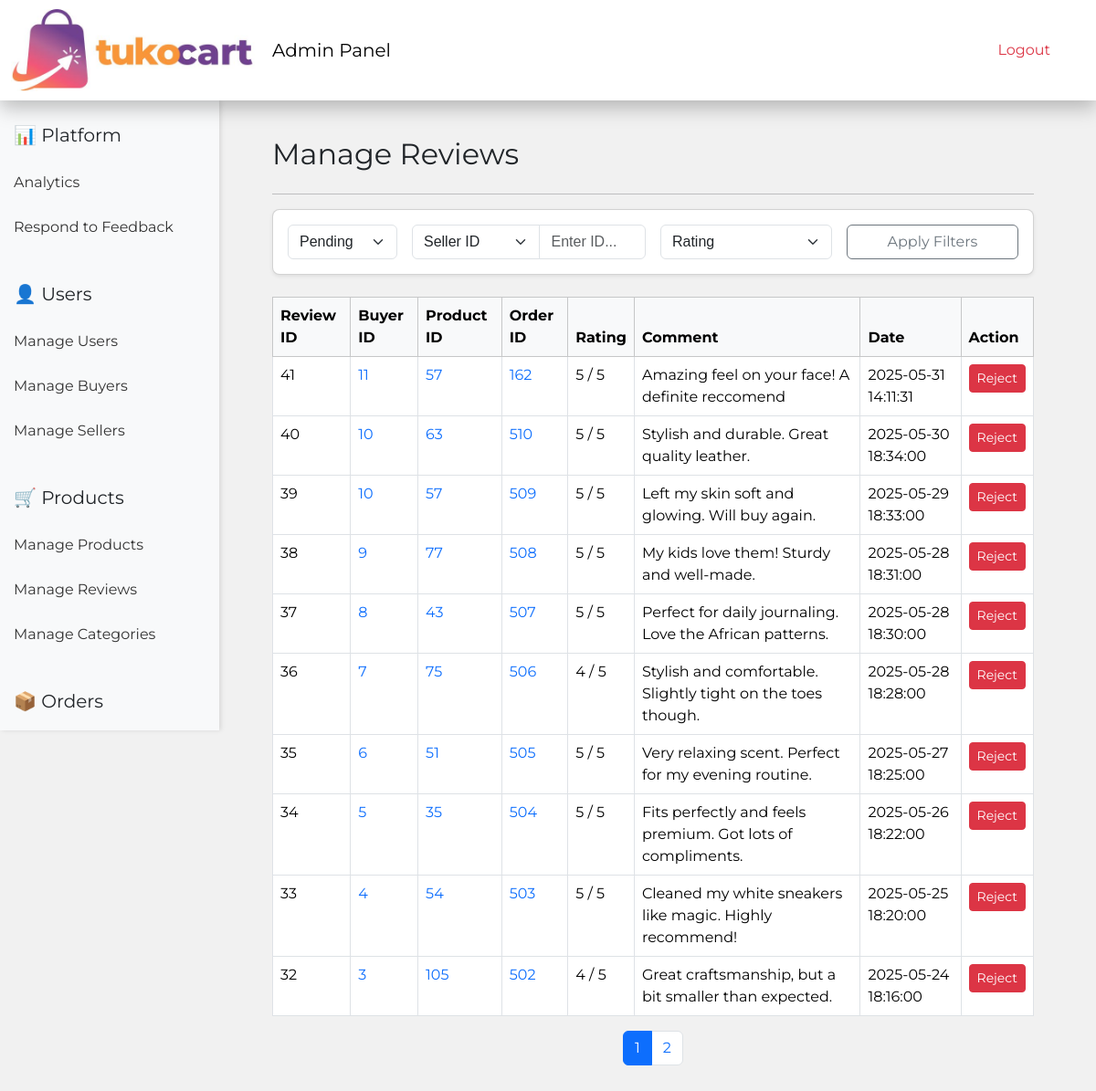
The page /pages/admin/manage_reviews.php (signed in) on the database its author committed.
### tables this page shows
CREATE TABLE `reviews` (
  `reviewID` int(11) NOT NULL,
  `buyerID` int(11) NOT NULL,
  `productID` int(11) NOT NULL,
  `orderID` int(11) NOT NULL,
  `rating` int(11) NOT NULL,
  `rComment` text NOT NULL,
  `reviewDate` datetime NOT NULL,
  `rStatus` enum('pending','accepted','rejected') NOT NULL DEFAULT 'pending'
);

### pages/admin/manage_reviews.php (the view, shortened to what this page needs)
<?php
include '../db.php';
$page = isset($_GET['page']) && is_numeric($_GET['page']) ? (int) $_GET['page'] : 1;
$limit = 10;
$offset = ($page - 1) * $limit;
$whereClauses = [];
$params = [];
$types = '';
$whereSQL = $whereClauses ? 'WHERE ' . implode(' AND ', $whereClauses) : '';
$countSQL = "SELECT COUNT(*) as total FROM reviews $whereSQL";
$countStmt = $conn->prepare($countSQL);
$countStmt->execute();
$countResult = $countStmt->get_result();
$totalRows = $countResult->fetch_assoc()['total'];
$totalPages = ceil($totalRows / $limit);
$sql = "SELECT * FROM reviews $whereSQL ORDER BY reviewDate DESC LIMIT ? OFFSET ?";
$stmt = $conn->prepare($sql);
$fullTypes = $types . 'ii';
$fullParams = [...$params, $limit, $offset];
$stmt->bind_param($fullTypes, ...$fullParams);
$stmt->execute();
$result = $stmt->get_result();
?>
<!DOCTYPE html>
<html lang="en">
<head>
    <link rel="stylesheet" href="https://cdn.jsdelivr.net/npm/bootstrap@5.3.5/dist/css/bootstrap.min.css">
    <link rel="stylesheet" href="../assets/css/theme.css">
    <link rel="stylesheet" href="../assets/css/styleaccount.css">
</head>
<body>
    <?php include 'admin_nav.php'; ?>
    <div class="d-flex">
        <?php include 'sidebar.php'; ?>
        <div class="content-wrapper">
            <div id="dynamic-content" class="mt-4">
                <div class="container mt-4">
                    <h3 class="mb-4">Manage Reviews</h3>
                    <hr>
                    <div class="card p-3 mb-4 shadow-sm rounded-3">
                        <form method="GET" class="">
                            <div class="row g-3 align-items-end">
                                <div class="col-md-2">
                                    <?php $currentStatus = $_GET['rStatus'] ?? 'pending'; ?>
                                    <select id="rStatus" name="rStatus" class="form-select"
                                        onchange="this.form.submit()">
                                        <option value="pending" <?= ($currentStatus === 'pending') ? 'selected' : '' ?>>
                                            Pending</option>
                                    </select>
                                </div>
                                <div class="col-md-4">
                                    <div class="input-group">
                                        <select name="searchType" id="searchType" class="form-select">
                                            <option value="sellerID">Seller ID</option>
                                        </select>
                                        <input type="text" name="searchValue" id="searchValue" class="form-control"
                                            placeholder="Enter ID...">
                                    </div>
                                </div>
                                <div class="col-md-3">
                                    <select name="rating" class="form-select">
                                        <option value="">Rating</option>
                                    </select>
                                </div>
                                <div class="col-md-3 d-flex align-items-end">
                                    <button type="submit" class="btn btn-outline-secondary w-100">Apply Filters</button>
                                </div>
                            </div>
                        </form>
                    </div>
                    <table class="table table-bordered table-hover mt-3">
                        <thead class="table-light">
                            <tr>
                                <th>Review ID</th>
                                <th>Buyer ID</th>
                                <th>Product ID</th>
                                <th>Order ID</th>
                                <th>Rating</th>
                                <th>Comment</th>
                                <th>Date</th>
                                <th>Action</th>
                            </tr>
                        </thead>
                        <tbody>
                            <?php while ($row = $result->fetch_assoc()) { ?>
                                <tr>
                                    <td><?= $row['reviewID'] ?></td>
                                    <td>
                                        <a href="manage_buyers.php?buyerID=<?= $row['buyerID'] ?>">
                                            <?= $row['buyerID'] ?>
                                        </a>
                                    </td>
                                    <td>
                                        <a href="manage_products.php?productID=<?= $row['productID'] ?>">
                                            <?= $row['productID'] ?>
                                        </a>
                                    </td>
                                    <td>
                                        <a href="manage_orders.php?orderID=<?= $row['orderID'] ?>">
                                            <?= $row['orderID'] ?>
                                        </a>
                                    </td>
                                    <td><?= $row['rating'] ?> / 5</td>
                                    <td><?= htmlspecialchars($row['rComment']) ?></td>
                                    <td><?= $row['reviewDate'] ?></td>
                                    <td>
                                        <?php if ($row['rStatus'] === 'pending') { ?>
                                            <form method="POST" action="manage_reviews.php" style="display:inline;">
                                                <input type="hidden" name="reviewID" value="<?= $row['reviewID'] ?>">
                                                <button class="btn btn-success btn-sm" name="action" value="accepted"
                                                    onclick="return confirm('Are you sure you want to accept this review?');">Accept</button>
                                            </form>
                                            <form method="POST" action="manage_reviews.php" style="display:inline;">
                                                <input type="hidden" name="reviewID" value="<?= $row['reviewID'] ?>">
                                                <button class="btn btn-danger btn-sm" name="action" value="rejected">Reject</button>
                                            </form>
                                        <?php } elseif ($row['rStatus'] === 'accepted') { ?>
                                            <form method="POST" action="manage_reviews.php" style="display:inline;">
                                                <button class="btn btn-danger btn-sm" name="action" value="rejected">Reject</button>
                                            </form>
                                        <?php } ?>
                                    </td>
                                </tr>
                            <?php } ?>
                        </tbody>
                    </table>
<nav>
    <ul class="pagination justify-content-center">
        <?php
        $queryParams = $_GET;
        for ($i = 1; $i <= $totalPages; $i++):
            $queryParams['page'] = $i;
            $link = '?' . http_build_query($queryParams);
        ?>
            <li class="page-item <?= ($i == $page) ? 'active' : '' ?>">
                <a class="page-link" href="<?= $link ?>"><?= $i ?></a>
            </li>
        <?php endfor; ?>
    </ul>
</nav>
                </div>
            </div>
        </div>
    </div>
</body>
</html>

### pages/assets/css/theme.css (style rules this page uses)
* { margin: 0; padding: 0; box-sizing: border-box; }
body { background-color: #f1f1f1; background-position: 0 0; background-size: cover; font-family: 'Montserrat', Arial, Helvetica, sans-serif; padding-top: 110px; }
h1, h2, h3, h5 { font-family: 'Montserrat', Arial, Helvetica, sans-serif; font-weight: 400; padding-bottom: 6px; }
h3 { font-size: 32px; padding-bottom: 0; }
p, input, label, textarea, select { font-family: Arial, sans-serif; font-size: 16px; color: #333; }
a { text-decoration: none; }

### pages/assets/css/styleaccount.css (style rules this page uses)
.content-wrapper { margin-left: 270px; margin-right: 40px; flex: 1; min-width: 0; padding: 1rem; border-radius: 0.5rem; }

### rows shown on the page
reviews: reviewID "41", buyerID "11", productID "57", orderID "162", rating "5", rComment "Amazing feel on your face! A definite reccomend", reviewDate "2025-05-31 14:11:31"
reviews: reviewID "40", buyerID "10", productID "63", orderID "510", rating "5", rComment "Stylish and durable. Great quality leather.", reviewDate "2025-05-30 18:34:00"
reviews: reviewID "39", buyerID "10", productID "57", orderID "509", rating "5", rComment "Left my skin soft and glowing. Will buy again.", reviewDate "2025-05-29 18:33:00"
reviews: reviewID "38", buyerID "9", productID "77", orderID "508", rating "5", rComment "My kids love them! Sturdy and well-made.", reviewDate "2025-05-28 18:31:00"
reviews: reviewID "37", buyerID "8", productID "43", orderID "507", rating "5", rComment "Perfect for daily journaling. Love the African patterns.", reviewDate "2025-05-28 18:30:00"
reviews: reviewID "36", buyerID "7", productID "75", orderID "506", rating "4", rComment "Stylish and comfortable. Slightly tight on the toes though.", reviewDate "2025-05-28 18:28:00"
reviews: reviewID "35", buyerID "6", productID "51", orderID "505", rating "5", rComment "Very relaxing scent. Perfect for my evening routine.", reviewDate "2025-05-27 18:25:00"
reviews: reviewID "34", buyerID "5", productID "35", orderID "504", rating "5", rComment "Fits perfectly and feels premium. Got lots of compliments.", reviewDate "2025-05-26 18:22:00"
reviews: reviewID "33", buyerID "4", productID "54", orderID "503", rating "5", rComment "Cleaned my white sneakers like magic. Highly recommend!", reviewDate "2025-05-25 18:20:00"
reviews: reviewID "32", buyerID "3", productID "105", orderID "502", rating "4", rComment "Great craftsmanship, but a bit smaller than expected.", reviewDate "2025-05-24 18:16:00"
